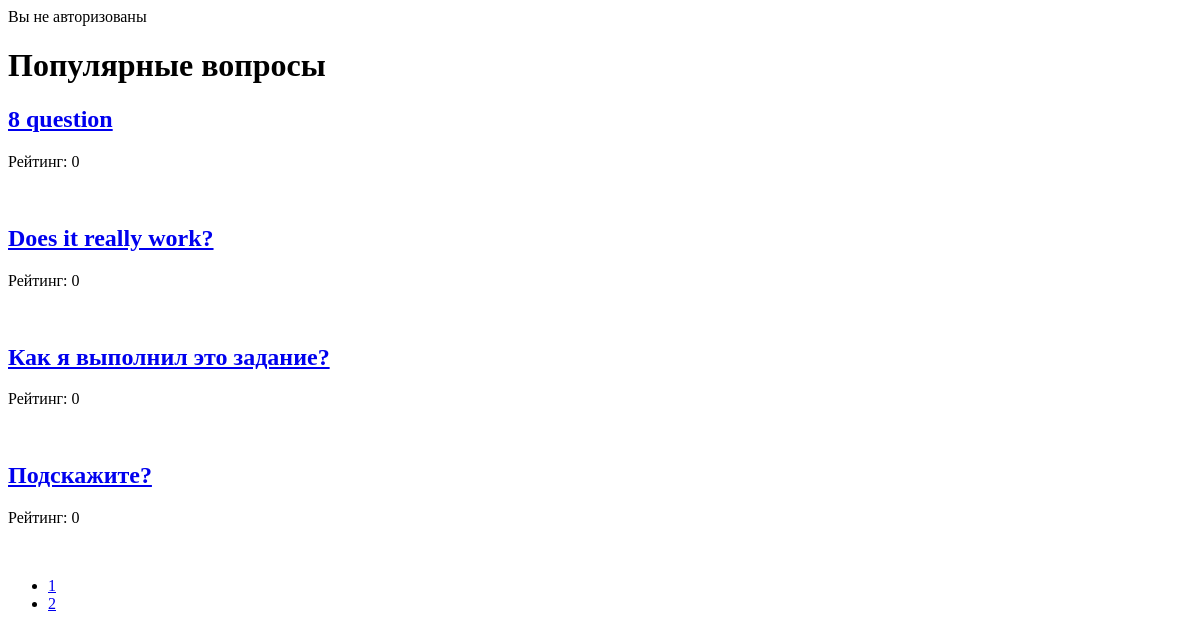
The page /popular/?page=2 on the database as committed earlier.
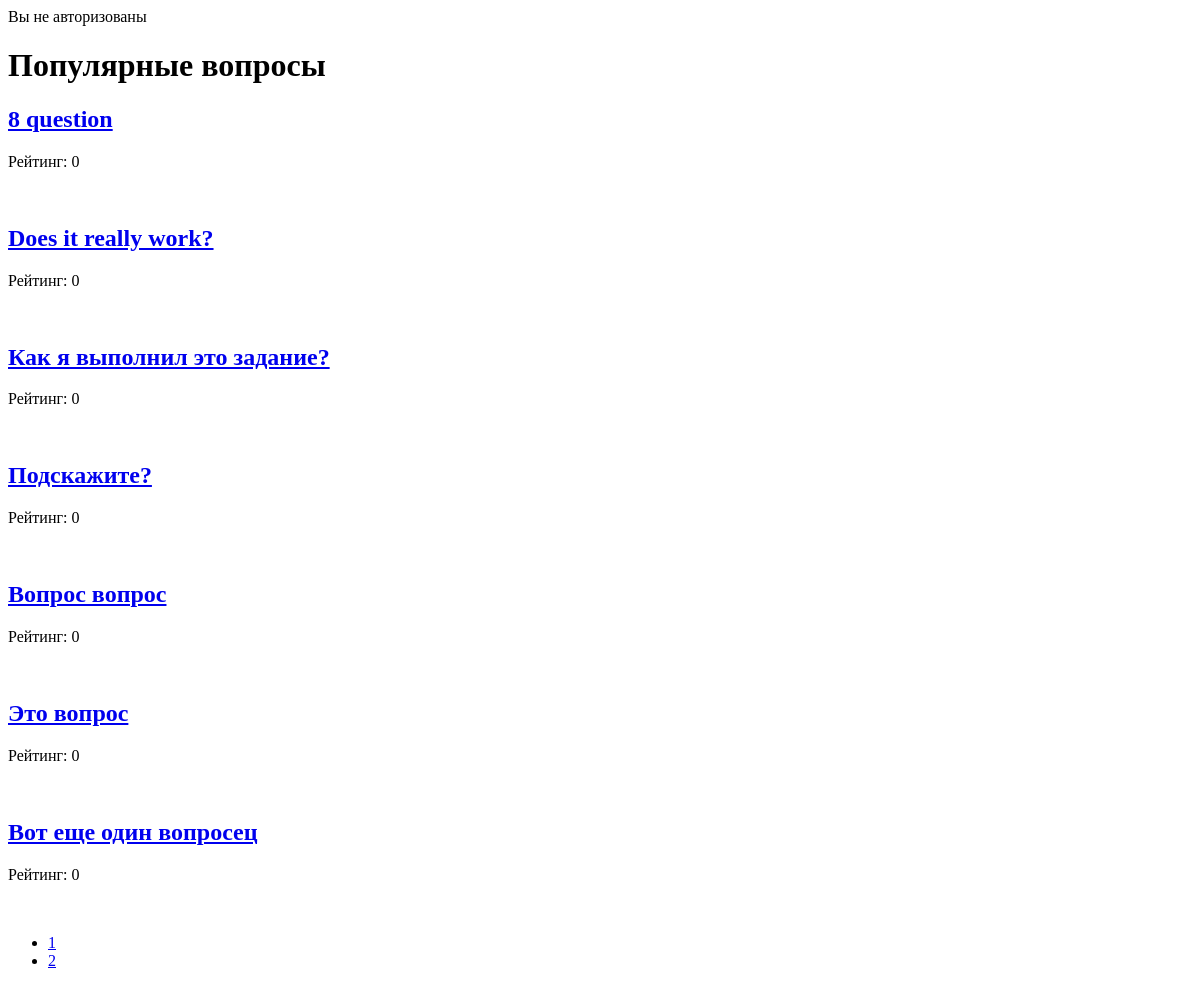
The same page on the database as committed later.
### qa/models.py (models this page shows, shortened)
class Question(models.Model):
    objects = QuestionManager()
    title = models.CharField(max_length=100)
    text = models.TextField(blank=True)
    added_at = models.DateField(auto_now_add=True)
    rating = models.IntegerField(default=0)
    author = models.ForeignKey(User, related_name='questions_is_author')
    likes = models.ManyToManyField(User, related_name='questions_likes', blank=True)
    def get_url(self):
        return reverse('one_question', kwargs={'question_id': self.id})

### qa/views.py (the view)
# urls.py: url(r'^popular/', popular, name='popular'),
@require_GET
def popular(request):
    questions = Question.objects.popular()
    paginator, page = paginate(request, questions)
    paginator.baseurl = '/popular/?page='
    return render(request, 'popular.html', {
        'questions': page.object_list,
        'paginator': paginator,
        'page': page,
        'auth': auth_output(request.user)
    })

### qa/models.py (called while the page is built)
    def popular(self):
        return self.order_by('-rating')

### qa/views.py (called while the page is built)
def paginate(req, qs):
    limit = 10
    try:
        page_numb = int(req.GET.get('page', 1))
    except ValueError:
        raise Http404
    if page_numb <= 0:
        page_numb = 1
    paginator = Paginator(qs, limit)
    try:
        page = paginator.page(page_numb)
    except EmptyPage:
        page = paginator.page(paginator.num_pages)
    return paginator, page

def auth_output(user):
    if user.is_authenticated:
        return "Вы авторизованы как " + user.get_username()
    else:
        return "Вы не авторизованы"

### qa/templates/popular.html (shortened to what this page needs)
<!DOCTYPE html>
<html>
<head>
</head>
<body>
<div>
    {{ auth }}
    <h1>Популярные вопросы</h1>
    {% for q in questions %}
        <h2><a href="{{ q.get_url }}">{{ q.title }}</a></h2>
        <p>Рейтинг: {{ q.rating }}</p>
        <br>
    {% endfor %}
</div>
<nav>
    <ul class="pagination">
        {% for p in paginator.page_range %}
            {% if p == page.number %}
                <li class="active">
                    {% else %}
                <li>
            {% endif %}
        <a href="{{ paginator.baseurl }}{{ p }}">{{ p }}</a>
        </li>
        {% endfor %}
    </ul>
</nav>
</body>
</html>

Rows that differ between the two databases and show on the page:
added Question: title "Вопрос вопрос", rating "0"
added Question: title "Это вопрос", rating "0"
added Question: title "Вот еще один вопросец", rating "0"
